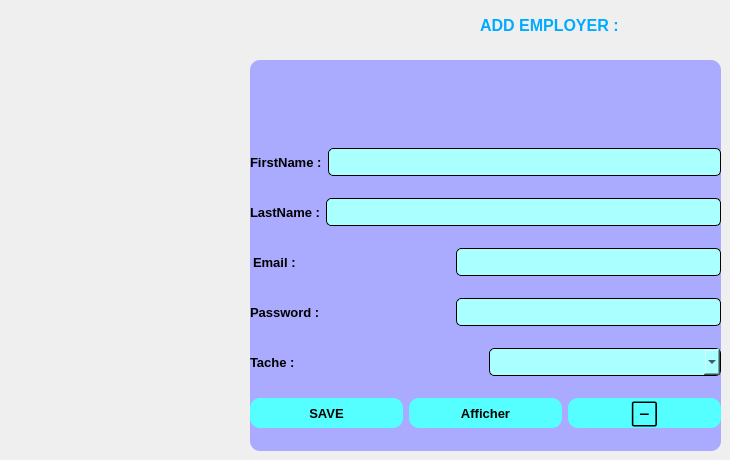
         <widget class="QWidget" name="create_p">
          <property name="styleSheet">
           <string notr="true"/>
          </property>
          <widget class="QWidget" name="widget_5" native="true">
           <property name="geometry">
            <rect>
             <x>250</x>
             <y>60</y>
             <width>471</width>
             <height>391</height>
            </rect>
           </property>
           <property name="styleSheet">
            <string notr="true">border-radius:10px;
background-color: rgb(170, 170, 255);
</string>
           </property>
           <layout class="QVBoxLayout" name="verticalLayout_7">
            <item>
             <layout class="QHBoxLayout" name="horizontalLayout_4">
              <item>
               <widget class="QLabel" name="label_5">
                <property name="minimumSize">
                 <size>
                  <width>50</width>
                  <height>50</height>
                 </size>
                </property>
                <property name="maximumSize">
                 <size>
                  <width>50</width>
                  <height>50</height>
                 </size>
                </property>
                <property name="text">
                 <string/>
                </property>
                <property name="pixmap">
                 <pixmap resource="resources.qrc">:/resources/tabsbb.png</pixmap>
                </property>
                <property name="scaledContents">
                 <bool>true</bool>
                </property>
               </widget>
              </item>
             </layout>
            </item>
            <item>
             <layout class="QHBoxLayout" name="horizontalLayout_5">
              <item>
               <widget class="QLabel" name="label_6">
                <property name="font">
                 <font>
                  <pointsize>10</pointsize>
                  <bold>true</bold>
                 </font>
                </property>
                <property name="text">
                 <string>FirstName :</string>
                </property>
               </widget>
              </item>
              <item>
               <widget class="QLineEdit" name="lineEdit">
                <property name="styleSheet">
                 <string notr="true">
QLineEdit{
	border: 1px solid black;
	border-radius:5px;
	padding:5px;
	background: rgb(170, 255, 255);
}
QLineEdit::focus {
	border: 2px solid black;
}</string>
                </property>
                <property name="text">
                 <string/>
                </property>
               </widget>
              </item>
             </layout>
            </item>
            <item>
             <layout class="QHBoxLayout" name="horizontalLayout_6">
              <item>
               <widget class="QLabel" name="label_7">
                <property name="font">
                 <font>
                  <pointsize>10</pointsize>
                  <bold>true</bold>
                 </font>
                </property>
                <property name="text">
                 <string>LastName :</string>
                </property>
               </widget>
              </item>
              <item>
               <widget class="QLineEdit" name="lineEdit_2">
                <property name="styleSheet">
                 <string notr="true">
QLineEdit{
	border: 1px solid black;
	border-radius:5px;
	padding:5px;
	background: rgb(170, 255, 255);
}
QLineEdit::focus {
	border: 2px solid black;
}</string>
                </property>
                <property name="text">
                 <string/>
                </property>
               </widget>
              </item>
             </layout>
            </item>
            <item>
             <layout class="QHBoxLayout" name="horizontalLayout_7">
              <item>
               <widget class="QLabel" name="label_8">
                <property name="font">
                 <font>
                  <pointsize>10</pointsize>
                  <bold>true</bold>
                 </font>
                </property>
                <property name="styleSheet">
                 <string notr="true">padding-right:2px;</string>
                </property>
                <property name="frameShape">
                 <enum>QFrame::NoFrame</enum>
                </property>
                <property name="frameShadow">
                 <enum>QFrame::Plain</enum>
                </property>
                <property name="midLineWidth">
                 <number>0</number>
                </property>
                <property name="text">
                 <string>Email :</string>
                </property>
                <property name="textFormat">
                 <enum>Qt::AutoText</enum>
                </property>
                <property name="scaledContents">
                 <bool>false</bool>
                </property>
                <property name="margin">
                 <number>0</number>
                </property>
                <property name="indent">
                 <number>-1</number>
                </property>
               </widget>
              </item>
              <item>
               <widget class="QLineEdit" name="lineEdit_3">
                <property name="minimumSize">
                 <size>
                  <width>30</width>
                  <height>0</height>
                 </size>
                </property>
                <property name="maximumSize">
                 <size>
                  <width>265</width>
                  <height>16777215</height>
                 </size>
                </property>
                <property name="styleSheet">
                 <string notr="true">
QLineEdit{
	border: 1px solid black;
	border-radius:5px;
	padding:5px;
	background: rgb(170, 255, 255);
}
QLineEdit::focus {
	border: 2px solid black;
}</string>
                </property>
                <property name="text">
                 <string/>
                </property>
               </widget>
              </item>
             </layout>
            </item>
            <item>
             <layout class="QHBoxLayout" name="horizontalLayout_8">
              <item>
               <widget class="QLabel" name="label_9">
                <property name="font">
                 <font>
                  <pointsize>10</pointsize>
                  <bold>true</bold>
                 </font>
                </property>
                <property name="text">
                 <string>Password :</string>
                </property>
               </widget>
              </item>
              <item>
               <widget class="QLineEdit" name="lineEdit_4">
                <property name="maximumSize">
                 <size>
                  <width>265</width>
                  <height>16777215</height>
                 </size>
                </property>
                <property name="styleSheet">
                 <string notr="true">
QLineEdit{
	border: 1px solid black;
	border-radius:5px;
	padding:5px;
	background: rgb(170, 255, 255);
}
QLineEdit::focus {
	border: 2px solid black;
}</string>
                </property>
                <property name="text">
                 <string/>
                </property>
               </widget>
              </item>
             </layout>
            </item>
            <item>
             <layout class="QHBoxLayout" name="horizontalLayout_22">
              <item>
               <widget class="QLabel" name="label_28">
                <property name="font">
                 <font>
                  <pointsize>10</pointsize>
                  <bold>true</bold>
                 </font>
                </property>
                <property name="text">
                 <string>Tache :</string>
                </property>
               </widget>
              </item>
              <item>
               <widget class="QComboBox" name="comboBox">
                <property name="styleSheet">
                 <string notr="true">	border: 1px solid black;
	border-radius:5px;
	padding:5px;
	background: rgb(170, 255, 255);</string>
                </property>
               </widget>
              </item>
             </layout>
            </item>
            <item>
             <layout class="QHBoxLayout" name="horizontalLayout_21">
              <item>
               <widget class="QPushButton" name="pushButton_13">
                <property name="minimumSize">
                 <size>
                  <width>30</width>
                  <height>30</height>
                 </size>
                </property>
                <property name="font">
                 <font>
                  <pointsize>10</pointsize>
                  <bold>true</bold>
                 </font>
                </property>
                <property name="styleSheet">
                 <string notr="true">background-color: rgb(85, 255, 255);</string>
                </property>
                <property name="text">
                 <string>SAVE</string>
                </property>
               </widget>
              </item>
              <item>
               <widget class="QPushButton" name="pushButton_2">
                <property name="font">
                 <font>
                  <pointsize>10</pointsize>
                  <bold>true</bold>
                 </font>
                </property>
                <property name="styleSheet">
                 <string notr="true">
QPushButton{
height:30px;
border : none;
border-radius:10px;
background-color: rgb(85, 255, 255);
}</string>
                </property>
                <property name="text">
                 <string>Afficher</string>
                </property>
               </widget>
              </item>
              <item>
               <widget class="QPushButton" name="pushButton_6">
                <property name="font">
                 <font>
                  <family>Segoe MDL2 Assets</family>
                  <pointsize>14</pointsize>
                  <bold>false</bold>
                 </font>
                </property>
                <property name="styleSheet">
                 <string notr="true">QPushButton{
height:30px;
border : none;
border-radius:10px;
background-color: rgb(85, 255, 255);
}</string>
                </property>
                <property name="text">
                 <string></string>
                </property>
               </widget>
              </item>
             </layout>
            </item>
           </layout>
          </widget>
          <widget class="QLabel" name="label_10">
           <property name="geometry">
            <rect>
             <x>480</x>
             <y>10</y>
             <width>181</width>
             <height>31</height>
            </rect>
           </property>
           <property name="font">
            <font>
             <pointsize>12</pointsize>
             <bold>true</bold>
            </font>
           </property>
           <property name="styleSheet">
            <string notr="true">color: rgb(0, 170, 255);</string>
           </property>
           <property name="text">
            <string>ADD EMPLOYER :</string>
           </property>
          </widget>
         </widget>
